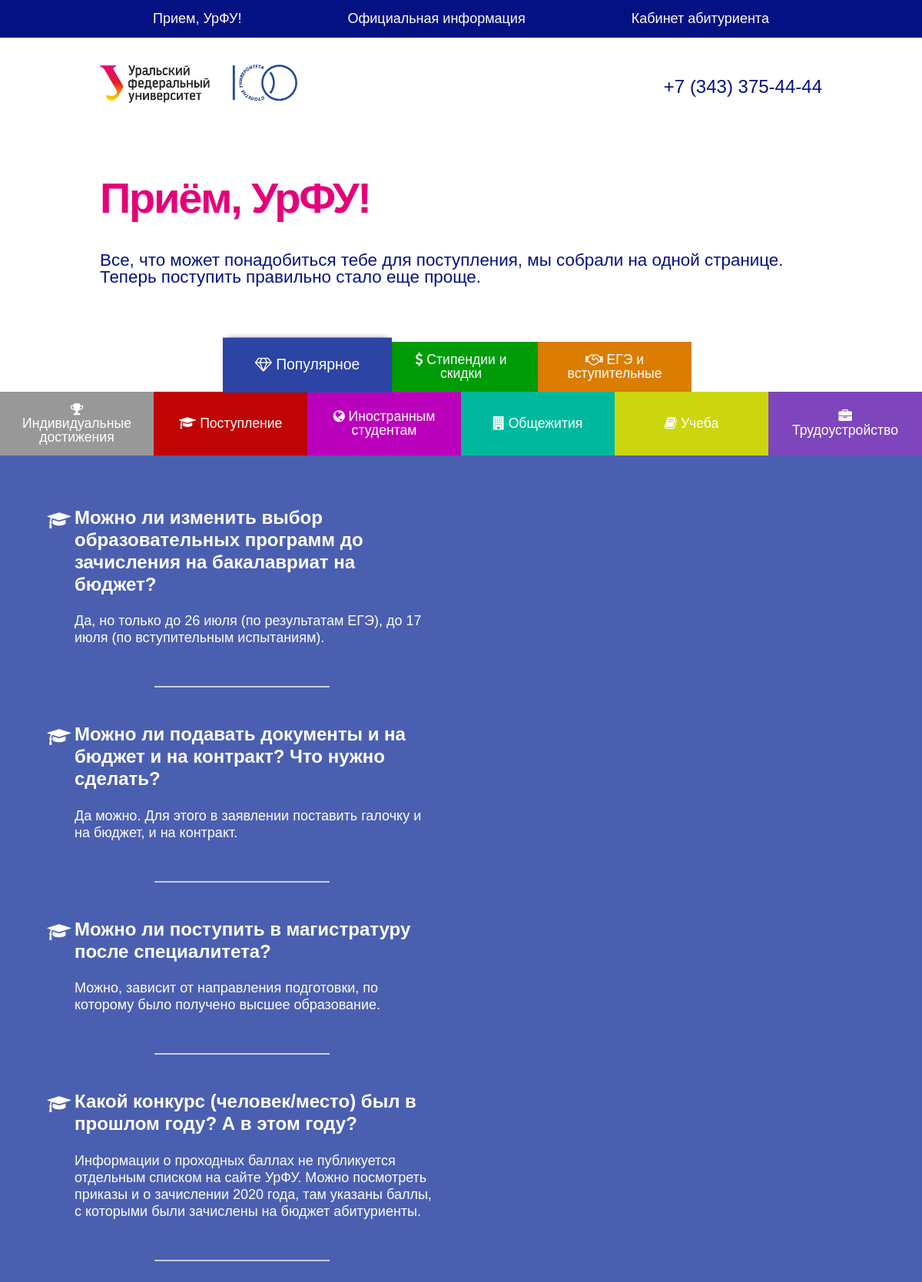
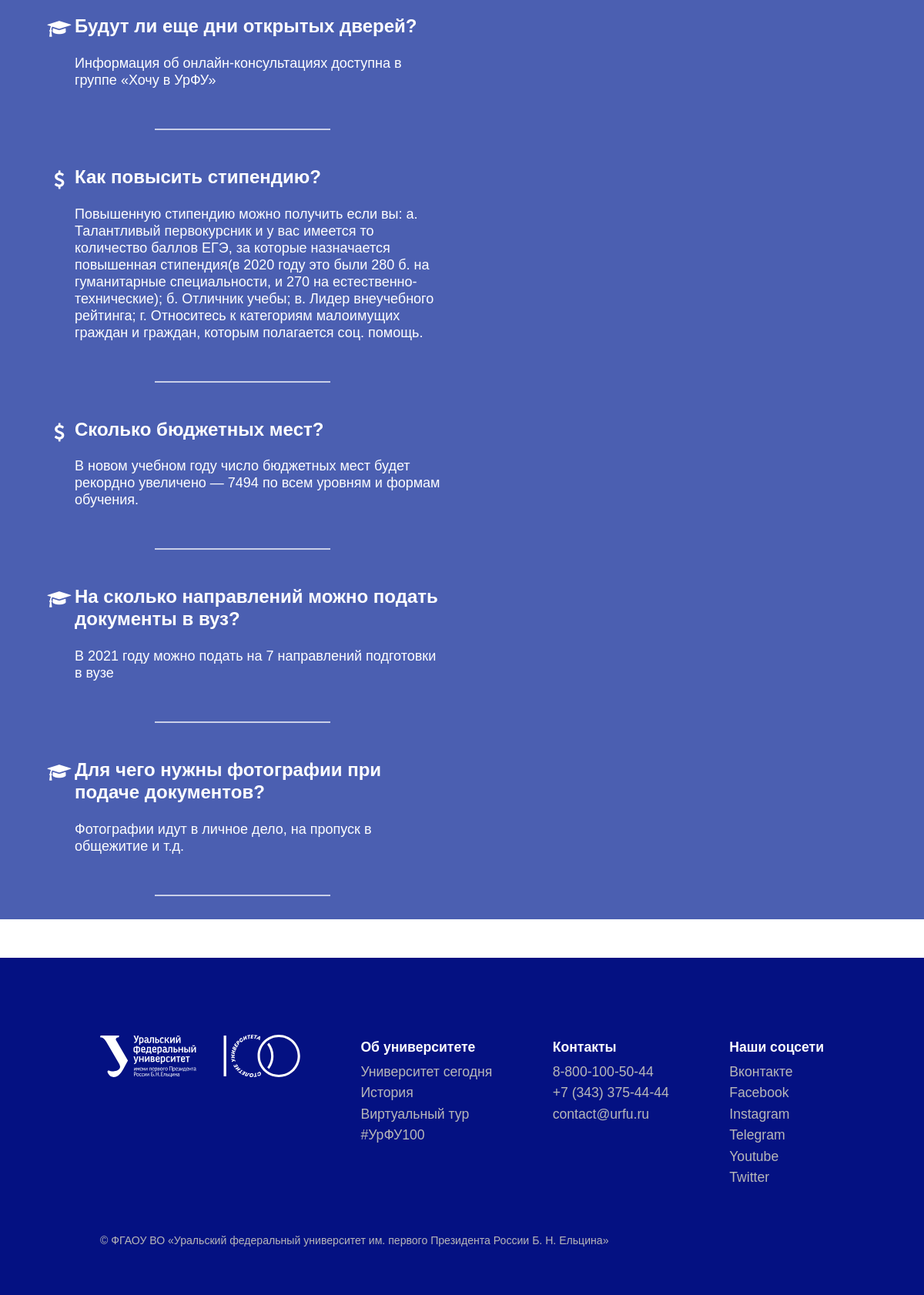
The page / on the database its author committed (2 pictures, top to bottom).
### models.py (models this page shows, shortened)
class Categories(db.Model):
    id = db.Column(db.Integer, primary_key = True)
    name = db.Column(db.String(100), nullable=False)
    priority = db.Column(db.Integer, nullable=False)
    icon_name = db.Column(db.String(30))
    color = db.Column(db.String(7))

class Questions(db.Model):      # __tablename__ = 'posts'
    id = db.Column(db.Integer, primary_key = True)
    question = db.Column(db.String(1000), nullable=False)
    clear_question = db.Column(db.String(1000))
    answer = db.Column(db.Text, nullable = False)
    cat_id = db.Column(db.Integer, db.ForeignKey('categories.id'))
    priority = db.Column(db.Integer, nullable=False)
    is_popular = db.Column(db.Boolean, default = False)
    popular_priority = db.Column(db.Integer, default = 0)

### website/website.py (the view)
@website.route('/')
def index():
    try:
        categories = Categories.query
        questions = Questions.query
    except NameError:
        return "Ошибка чтения из БД"
    result_list = []
    num = 0
    popular_qa_list_assembly = []
    for popular_qa in questions.filter(Questions.is_popular).order_by(Questions.popular_priority):
        category = categories.get(popular_qa.cat_id)
        if category is not None:
            popular_qa_list_assembly += [(popular_qa, category.icon_name)]
    result_popular_list = (categories.get(0), popular_qa_list_assembly)
    for category in reversed(categories.filter(Categories.id != 0).order_by(Categories.priority).all()):
        qa_list = questions.filter(Questions.cat_id == category.id).order_by(Questions.priority)
        result_list += [(num, category, qa_list)]
        num = num + 1
    return render_template('website/index.html', result_list=result_list, result_popular_list=result_popular_list)

### website/templates/website/index.html (shortened to what this page needs)
{% extends 'website/base.html' %}
{% import "website/macros.html" as macros %}
{% block body %}
{{ macros.title_main_page() }}
<section class="faq">
	<div class="tabs-menu flex">
		{% for category in result_list %}
		<button onclick="showPanel({{ category[0] }}, {{ category[0] }})" style="background-color: {{ category[1].color }};">
			<i class="fa {{ category[1].icon_name }}" aria-hidden="true"></i>
			{{ category[1].name }}
		</button>
		{% endfor %}
		<button onclick="showPanel({{ result_list | length }}, {{ result_list | length }})" class="current" style="background-color: {{ result_popular_list[0].color }};">
			<i class="fa {{ result_popular_list[0].icon_name }}" aria-hidden="true"></i>
			{{ result_popular_list[0].name }}
		</button>
	</div>
	<div class="tab-content" style="background-color: {{ result_popular_list[0].color }};">
		<div class="tab-content-container">
			{% for qa in result_popular_list[1] %}
			<div class="qa_item">
				<div class="qa_item_container">
					<div class="qa_icon">
						<i class="fa {{ qa[1] }}" aria-hidden="true"></i>
					</div>
					<div class="qa_content">
						<div class="qa_question">
							{{ qa[0].question }}
						</div>
						<div class="qa_answer">
							{{ qa[0].answer | safe }}
						</div>
					</div>
				</div>
				<div class="item_separator"></div>
			</div>
			{% endfor %}
		</div>
	</div>
</section>
{% endblock %}

### website/static/css/style.css (style rules this page uses)
a, body, div, h1, h3, header, html, img, li, p, section, ul { margin: 0; padding: 0; border: 0; font-size: 100%; vertical-align: baseline }
header, section { display: block }
button { border: none; color: #fff; text-decoration: none; display: inline-block; }
body { font-family: 'Arial', sans-serif !important; background: #fff; color: #041182; }
section { padding: 50px 0; }
.flex { display: flex; }
.tabs-menu { width: 100%; flex-wrap: wrap-reverse; flex-direction: row-reverse; justify-content: center; }
.tabs-menu button { max-width: calc(100% / 6); min-width: calc(100% / 6); line-height: 1em; font-size: 1.1em; padding: 15px 20px; text-align: center; min-height: 65px; outline:none !important; }
button.current { transform: scale(1.1) translateY(-2px); z-index: 2; box-shadow: 0 -2px 8px -5px black; }
.tab-content { color: #fff; padding-top: 20px; display: block; opacity: 0.85; padding-bottom: 30px; }
.tab-content-container { width: 100%; margin-right: auto; margin-left: auto; max-width: 1140px; }
html { overflow-x: hidden; }

### rows shown on the page
Categories: name "Трудоустройство"
Categories: name "Учеба"
Categories: name "Общежития"
Categories: name "Иностранным студентам"
Categories: name "Поступление", question "Можно ли изменить выбор образовательных программ до зачисления на бакалавриат на бюджет?", answer "Да, но только до 26 июля (по результатам ЕГЭ), до 17 июля (по вступительным испытаниям).", question "Можно ли подавать документы и на бюджет и на контракт? Что нужно сделать?", answer "Да можно. Для этого в заявлении поставить галочку и на бюджет, и на контракт.", question "Можно ли поступить в магистратуру после специалитета?", answer "Можно, зависит от направления подготовки, по которому было получено высшее образование.", question "Какой конкурс (человек/место) был в прошлом году? А в этом году?", answer "Информации о проходных баллах не публикуется отдельным списком на сайте УрФУ. Можно посмотреть приказы и о зачислении 2020 года, там указаны баллы, с которыми были зачислены на бюджет абитуриенты.", question "Будут ли еще дни открытых дверей?", answer "Информация об онлайн-консультациях доступна в группе «Хочу в УрФУ»", question "На сколько направлений можно подать документы в вуз?", answer "В 2021 году можно подать на 7 направлений подготовки в вузе", question "Для чего нужны фотографии при подаче документов?", answer "Фотографии идут в личное дело, на пропуск в общежитие и т.д."
Categories: name "Индивидуальные достижения"
Categories: name "ЕГЭ и вступительные"
Categories: name "Стипендии и скидки", question "Как повысить стипендию?", answer "Повышенную стипендию можно получить если вы: а. Талантливый первокурсник и у вас имеется то количество баллов ЕГЭ, за которые назначается повышенная стипендия(в 2020 году это были 280 б. на гуманитарные специальности, и 270 на естественно-технические); б. Отличник учебы; в. Лидер внеучебного рейтинга; г. Относитесь к категориям малоимущих граждан и граждан, которым полагается соц. помощь.", question "Сколько бюджетных мест?", answer "В новом учебном году число бюджетных мест будет рекордно увеличено — 7494 по всем уровням и формам обучения."
Categories: name "Популярное"
